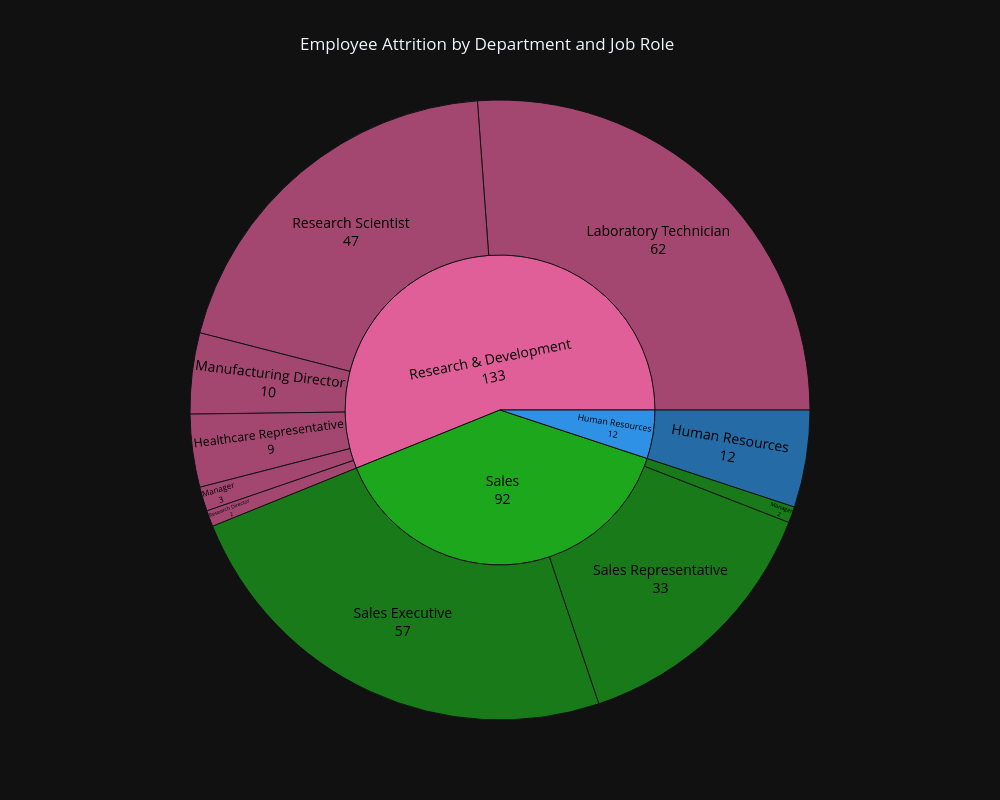

The cell this chart's notebook holds for it:
### Code cell
employees_left=df[df["Attrition"]=="Yes"]
fig=px.sunburst(
    employees_left,
    path=["Department","JobRole"],
    color="Department",
    color_discrete_sequence=px.colors.qualitative.Dark24,
    
    title="Employee Attrition by Department and Job Role"
)

fig.update_traces(
    textinfo="label+value",
    textfont_size=14,textfont_color="black"
)
fig.update_layout(
    title_x=0.3,
    template="plotly_dark",
    width=1000,
    height=800,
    hoverlabel=dict(
        bgcolor="white",
        font_color="blue",
        font_size=12)
    
    )


fig.show()

### Figure 1 — Plotly figure (JSON) as saved in the notebook; plotly's stock layout.template omitted (floating-point values rounded to 4 significant figures)
{"data": [{"branchvalues": "total", "customdata": [["Human Resources"], ["Human Resources"], ["Research & Development"], ["Research & Development"], ["Research & Development"], ["Research & Development"], ["Research & Development"], ["Research & Development"], ["Research & Development"], ["Sales"], ["Sales"], ["Sales"], ["Sales"]], "domain": {"x": [0, 1], "y": [0, 1]}, "hovertemplate": "labels=%{label}<br>count=%{value}<br>parent=%{parent}<br>id=%{id}<br>Department=%{customdata[0]}<extra></extra>", "ids": ["Human Resources/Human Resources", "Human Resources", "Research & Development/Laboratory Technician", "Research & Development/Research Scientist", "Research & Development/Research Director", "Research & Development/Healthcare Representative", "Research & Development/Manufacturing Director", "Research & Development/Manager", "Research & Development", "Sales/Sales Executive", "Sales/Sales Representative", "Sales/Manager", "Sales"], "labels": ["Human Resources", "Human Resources", "Laboratory Technician", "Research Scientist", "Research Director", "Healthcare Representative", "Manufacturing Director", "Manager", "Research & Development", "Sales Executive", "Sales Representative", "Manager", "Sales"], "marker": {"colors": ["#2E91E5", "#2E91E5", "#E15F99", "#E15F99", "#E15F99", "#E15F99", "#E15F99", "#E15F99", "#E15F99", "#1CA71C", "#1CA71C", "#1CA71C", "#1CA71C"]}, "name": "", "parents": ["Human Resources", "", "Research & Development", "Research & Development", "Research & Development", "Research & Development", "Research & Development", "Research & Development", "", "Sales", "Sales", "Sales", ""], "textfont": {"color": "black", "size": 14}, "textinfo": "label+value", "type": "sunburst", "values": [12, 12, 62, 47, 2, 9, 10, 3, 133, 57, 33, 2, 92]}], "layout": {"height": 800, "hoverlabel": {"bgcolor": "white", "font": {"color": "blue", "size": 12}}, "legend": {"tracegroupgap": 0}, "sunburstcolorway": ["#2E91E5", "#E15F99", "#1CA71C", "#FB0D0D", "#DA16FF", "#222A2A", "#B68100", "#750D86", "#EB663B", "#511CFB", "#00A08B", "#FB00D1", "#FC0080", "#B2828D", "#6C7C32", "#778AAE", "#862A16", "#A777F1", "#620042", "#1616A7", "#DA60CA", "#6C4516", "#0D2A63", "#AF0038"], "title": {"text": "Employee Attrition by Department and Job Role", "x": 0.3}, "width": 1000}}
